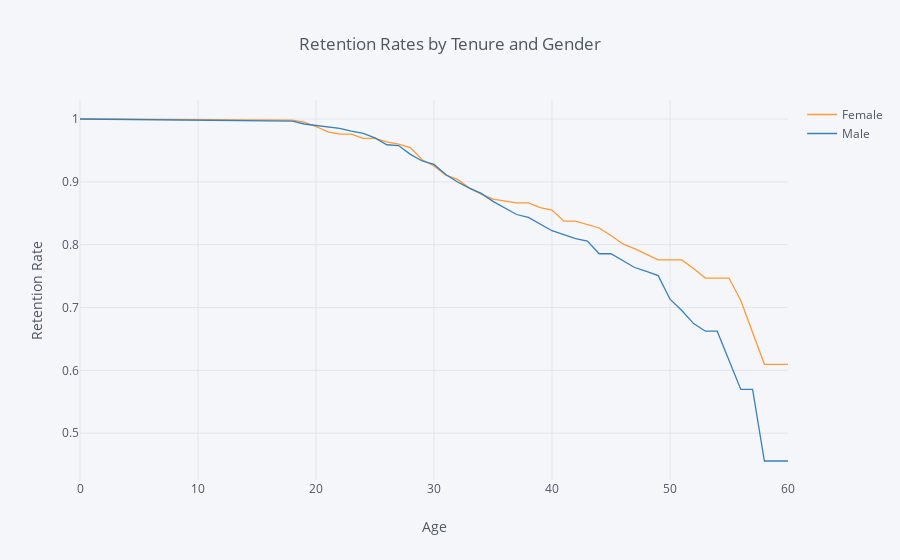

Notebook code cell kept with this figure:
### Code cell
rates = survival(data, 'Gender',  'Age', 'Attrition' )

rates.iplot(kind='line', xTitle='Age', yTitle='Retention Rate',
            title='Retention Rates by Age and Gender')

### Figure 1 — Plotly figure (JSON) as saved in the notebook; plotly's stock layout.template omitted (floating-point values rounded to 4 significant figures)
{"data": [{"line": {"color": "rgba(255, 153, 51, 1.0)", "dash": "solid", "shape": "linear", "width": 1.3}, "mode": "lines", "name": "Female", "text": "", "type": "scatter", "uid": "a75be156-3569-43aa-8427-458ab2780cda", "x": [0, 18, 19, 20, 21, 22, 23, 24, 25, 26, 27, 28, 29, 30, 31, 32, 33, 34, 35, 36, 37, 38, 39, 40, 41, 42, 43, 44, 45, 46, 47, 48, 49, 50, 51, 52, 53, 54, 55, 56, 57, 58, 59, 60], "y": [1, 0.9983, 0.9949, 0.988, 0.9794, 0.976, 0.976, 0.969, 0.969, 0.9637, 0.9601, 0.9544, 0.9352, 0.9252, 0.9105, 0.904, 0.8901, 0.8804, 0.8725, 0.8696, 0.8665, 0.8665, 0.8591, 0.8551, 0.8374, 0.8374, 0.8322, 0.8266, 0.8146, 0.8011, 0.7936, 0.785, 0.7757, 0.7757, 0.7757, 0.7621, 0.7469, 0.7469, 0.7469, 0.7113, 0.6605, 0.6097, 0.6097, 0.6097]}, {"line": {"color": "rgba(55, 128, 191, 1.0)", "dash": "solid", "shape": "linear", "width": 1.3}, "mode": "lines", "name": "Male", "text": "", "type": "scatter", "uid": "489117cd-b6e2-45bc-b16a-fea63e1936d2", "x": [0, 18, 19, 20, 21, 22, 23, 24, 25, 26, 27, 28, 29, 30, 31, 32, 33, 34, 35, 36, 37, 38, 39, 40, 41, 42, 43, 44, 45, 46, 47, 48, 49, 50, 51, 52, 53, 54, 55, 56, 57, 58, 59, 60], "y": [1, 0.9966, 0.9921, 0.9898, 0.9886, 0.9852, 0.9806, 0.977, 0.9699, 0.959, 0.9578, 0.9438, 0.9332, 0.9277, 0.9118, 0.8997, 0.8901, 0.8817, 0.8689, 0.8589, 0.848, 0.8433, 0.8331, 0.8222, 0.8162, 0.8096, 0.8058, 0.7856, 0.7856, 0.7752, 0.7637, 0.7575, 0.7508, 0.7132, 0.6952, 0.6744, 0.6624, 0.6624, 0.6172, 0.5697, 0.5697, 0.4558, 0.4558, 0.4558]}], "layout": {"legend": {"bgcolor": "#F5F6F9", "font": {"color": "#4D5663"}}, "paper_bgcolor": "#F5F6F9", "plot_bgcolor": "#F5F6F9", "title": {"font": {"color": "#4D5663"}, "text": "Retention Rates by Tenure and Gender"}, "xaxis": {"gridcolor": "#E1E5ED", "showgrid": true, "tickfont": {"color": "#4D5663"}, "title": {"font": {"color": "#4D5663"}, "text": "Age"}, "zerolinecolor": "#E1E5ED"}, "yaxis": {"gridcolor": "#E1E5ED", "showgrid": true, "tickfont": {"color": "#4D5663"}, "title": {"font": {"color": "#4D5663"}, "text": "Retention Rate"}, "zerolinecolor": "#E1E5ED"}}}
